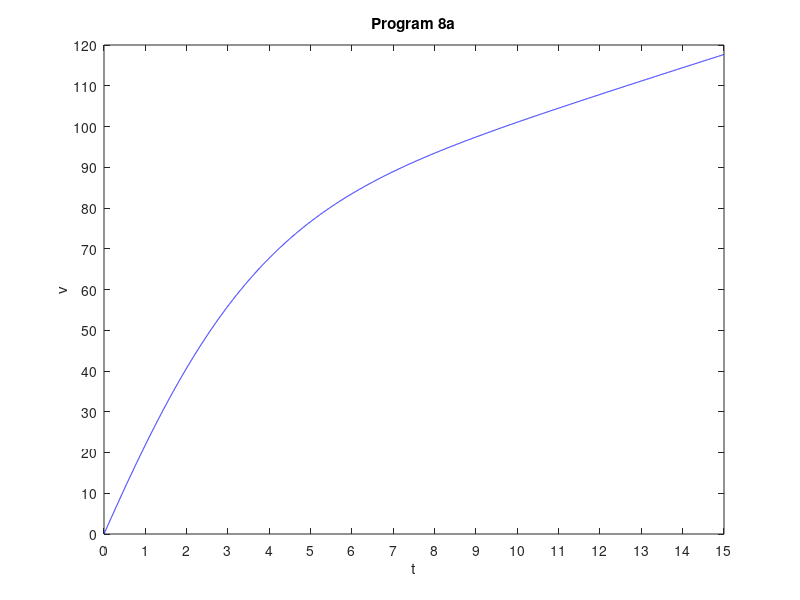

The MATLAB source for this figure:
format compact
clear, clc

c=.0016; t=0:.001:15; p0=0;
f=@(t,v) (3*t^2+6*t+150)/sqrt(t^2+4*t+20)-c*v^2;
options=odeset('AbsTol',1e-7,'RelTol',1e-7);
[t v]=ode45(f,t,p0,options);
v=v*60/88;

plot(t,v,'b');
axis([0 15 0 120]);
set(gca,'xtick',0:15);
set(gca,'ytick',0:10:120);
xlabel('t');
ylabel('v');
title('Program 8a');